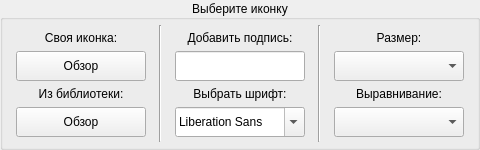
         <widget class="QGroupBox" name="Edit_ico_groupBox">
          <property name="minimumSize">
           <size>
            <width>480</width>
            <height>150</height>
           </size>
          </property>
          <property name="maximumSize">
           <size>
            <width>480</width>
            <height>16777215</height>
           </size>
          </property>
          <property name="layoutDirection">
           <enum>Qt::LayoutDirection::LeftToRight</enum>
          </property>
          <property name="title">
           <string>Выберите иконку</string>
          </property>
          <property name="alignment">
           <set>Qt::AlignmentFlag::AlignCenter</set>
          </property>
          <layout class="QHBoxLayout" name="horizontalLayout_5">
           <property name="spacing">
            <number>5</number>
           </property>
           <property name="leftMargin">
            <number>5</number>
           </property>
           <property name="topMargin">
            <number>5</number>
           </property>
           <property name="rightMargin">
            <number>5</number>
           </property>
           <property name="bottomMargin">
            <number>5</number>
           </property>
           <item>
            <layout class="QVBoxLayout" name="Icon_layout">
             <property name="spacing">
              <number>5</number>
             </property>
             <property name="leftMargin">
              <number>5</number>
             </property>
             <property name="topMargin">
              <number>5</number>
             </property>
             <property name="rightMargin">
              <number>5</number>
             </property>
             <property name="bottomMargin">
              <number>5</number>
             </property>
             <item>
              <widget class="QLabel" name="Choose_lib_icon_label">
               <property name="text">
                <string>Своя иконка:</string>
               </property>
               <property name="alignment">
                <set>Qt::AlignmentFlag::AlignCenter</set>
               </property>
              </widget>
             </item>
             <item>
              <widget class="QPushButton" name="Browse_custom_pushButton">
               <property name="sizePolicy">
                <sizepolicy hsizetype="Preferred" vsizetype="Preferred">
                 <horstretch>0</horstretch>
                 <verstretch>0</verstretch>
                </sizepolicy>
               </property>
               <property name="minimumSize">
                <size>
                 <width>130</width>
                 <height>30</height>
                </size>
               </property>
               <property name="maximumSize">
                <size>
                 <width>130</width>
                 <height>30</height>
                </size>
               </property>
               <property name="text">
                <string>Обзор</string>
               </property>
              </widget>
             </item>
             <item>
              <widget class="QLabel" name="Choose_custom_icon_label">
               <property name="text">
                <string>Из библиотеки:</string>
               </property>
               <property name="alignment">
                <set>Qt::AlignmentFlag::AlignCenter</set>
               </property>
              </widget>
             </item>
             <item>
              <widget class="QPushButton" name="Browse_lib_pushButton">
               <property name="minimumSize">
                <size>
                 <width>130</width>
                 <height>30</height>
                </size>
               </property>
               <property name="maximumSize">
                <size>
                 <width>130</width>
                 <height>30</height>
                </size>
               </property>
               <property name="text">
                <string>Обзор</string>
               </property>
              </widget>
             </item>
            </layout>
           </item>
           <item>
            <widget class="Line" name="line_spacer_left">
             <property name="orientation">
              <enum>Qt::Orientation::Vertical</enum>
             </property>
            </widget>
           </item>
           <item>
            <layout class="QVBoxLayout" name="Sign_layout">
             <property name="spacing">
              <number>5</number>
             </property>
             <property name="leftMargin">
              <number>5</number>
             </property>
             <property name="topMargin">
              <number>5</number>
             </property>
             <property name="rightMargin">
              <number>5</number>
             </property>
             <property name="bottomMargin">
              <number>5</number>
             </property>
             <item>
              <widget class="QLabel" name="Add_sign_label">
               <property name="text">
                <string>Добавить подпись:</string>
               </property>
               <property name="alignment">
                <set>Qt::AlignmentFlag::AlignCenter</set>
               </property>
              </widget>
             </item>
             <item>
              <widget class="QLineEdit" name="Sign_button_lineEdit">
               <property name="sizePolicy">
                <sizepolicy hsizetype="Preferred" vsizetype="Preferred">
                 <horstretch>0</horstretch>
                 <verstretch>0</verstretch>
                </sizepolicy>
               </property>
               <property name="minimumSize">
                <size>
                 <width>130</width>
                 <height>30</height>
                </size>
               </property>
               <property name="maximumSize">
                <size>
                 <width>130</width>
                 <height>30</height>
                </size>
               </property>
              </widget>
             </item>
             <item>
              <widget class="QLabel" name="Change_font">
               <property name="text">
                <string>Выбрать шрифт:</string>
               </property>
               <property name="alignment">
                <set>Qt::AlignmentFlag::AlignCenter</set>
               </property>
              </widget>
             </item>
             <item>
              <widget class="QFontComboBox" name="fontComboBox">
               <property name="sizePolicy">
                <sizepolicy hsizetype="Preferred" vsizetype="Preferred">
                 <horstretch>0</horstretch>
                 <verstretch>0</verstretch>
                </sizepolicy>
               </property>
               <property name="minimumSize">
                <size>
                 <width>130</width>
                 <height>30</height>
                </size>
               </property>
               <property name="maximumSize">
                <size>
                 <width>130</width>
                 <height>30</height>
                </size>
               </property>
              </widget>
             </item>
            </layout>
           </item>
           <item>
            <widget class="Line" name="line_spacer_right">
             <property name="orientation">
              <enum>Qt::Orientation::Vertical</enum>
             </property>
            </widget>
           </item>
           <item>
            <layout class="QVBoxLayout" name="Align_size_layout">
             <property name="spacing">
              <number>5</number>
             </property>
             <property name="leftMargin">
              <number>5</number>
             </property>
             <property name="topMargin">
              <number>5</number>
             </property>
             <property name="rightMargin">
              <number>5</number>
             </property>
             <property name="bottomMargin">
              <number>5</number>
             </property>
             <item>
              <widget class="QLabel" name="Size_sign_label">
               <property name="text">
                <string>Размер:</string>
               </property>
               <property name="alignment">
                <set>Qt::AlignmentFlag::AlignCenter</set>
               </property>
              </widget>
             </item>
             <item>
              <widget class="QComboBox" name="Size_font_comboBox">
               <property name="sizePolicy">
                <sizepolicy hsizetype="Preferred" vsizetype="Preferred">
                 <horstretch>0</horstretch>
                 <verstretch>0</verstretch>
                </sizepolicy>
               </property>
               <property name="minimumSize">
                <size>
                 <width>130</width>
                 <height>30</height>
                </size>
               </property>
               <property name="maximumSize">
                <size>
                 <width>130</width>
                 <height>30</height>
                </size>
               </property>
              </widget>
             </item>
             <item>
              <widget class="QLabel" name="Align_sign_label">
               <property name="text">
                <string>Выравнивание:</string>
               </property>
               <property name="alignment">
                <set>Qt::AlignmentFlag::AlignCenter</set>
               </property>
              </widget>
             </item>
             <item>
              <widget class="QComboBox" name="Align_combobox">
               <property name="minimumSize">
                <size>
                 <width>130</width>
                 <height>30</height>
                </size>
               </property>
               <property name="maximumSize">
                <size>
                 <width>130</width>
                 <height>30</height>
                </size>
               </property>
              </widget>
             </item>
            </layout>
           </item>
          </layout>
         </widget>
